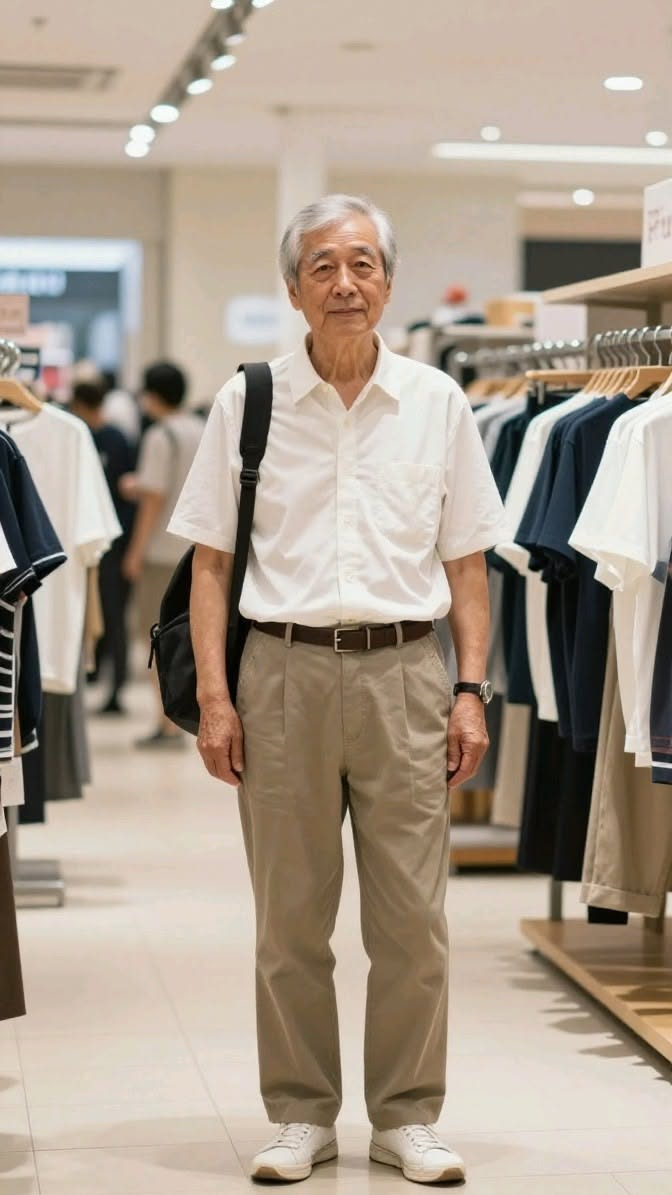
#> input picture data/pinterest-images/0486a67d21a3376b92fef7ee5f91d012.jpg, 672 x 1195 px
$ python depth_layers.py ../../data/pinterest-images/0486a67d21a3376b92fef7ee5f91d012.jpg out.png
#> lines starting #> are read from the running program, lines starting #| are printed output that depends on the picture; after the words box and inside, x2 and y2 are one past the last pixel; in counts of white or black regions, pixels touching at a corner belong together
# 深度分层脚本 v1.1(1.65m机位版) — 轻量空间模式素材生产工具
# 用法:python depth_layers.py <全景图.jpg> <输出目录>
# 输出:fg.png fg_depth.png mg.png mg_depth.png bg.png bg_depth.png hotspots.json
import sys, os, json
import numpy as np
from PIL import Image, ImageFilter

CAM_HEIGHT_M = 1.65  # 机位高(用户裁定1.55-1.80默认1.65)

def depth_layers(img_path, out_dir):
#> called with out_dir = 'out.png'
    im = Image.open(img_path).convert("RGB")
#> im is the input picture: PIL image 672x1195 RGB; mean R, G, B 169.5, 155.8, 140.9
    W, H = im.size
    a = np.asarray(im).astype(np.float32)
    os.makedirs(out_dir, exist_ok=True)
    # 1.深度估计(单目启发式:垂直梯度+亮度+饱和度融合)
    gray = a.mean(2)
    # 垂直位置先验(下半=近,上半=远,地面透视)
    vy = np.linspace(1.0, 0.0, H)[:, None] * np.ones((1, W))
    # 局部对比度=细节丰富度(近景细节多)
    sat = a.max(2) - a.min(2) + 1
    detail = np.abs(np.diff(gray, axis=0, prepend=gray[:1]))
    detail = np.cumsum(detail, axis=0)
    detail = detail / (detail.max() + 1e-6)
    # 深度=加权融合(0-1,1=远)
    depth = 0.55 * (1 - vy) + 0.25 * (1 - detail) + 0.20 * (gray / 255)
    depth = np.clip(depth, 0, 1)
    depth_img = (depth * 255).astype(np.uint8)
    # v1.2优化:对比度拉伸(动态范围扩全)+去噪+边缘保持平滑(中值+轻高斯)
    depth_n = (depth - depth.min()) / (depth.max() - depth.min() + 1e-6)
    dimg = Image.fromarray((depth_n * 255).astype(np.uint8)).filter(ImageFilter.MedianFilter(3))
    dimg = dimg.filter(ImageFilter.GaussianBlur(2))
    depth_s = np.asarray(dimg).astype(np.float32) / 255
    # 2.三段切分(bg>0.66 / mg 0.33-0.66 / fg<0.33)
    bg_m = depth_s > 0.66
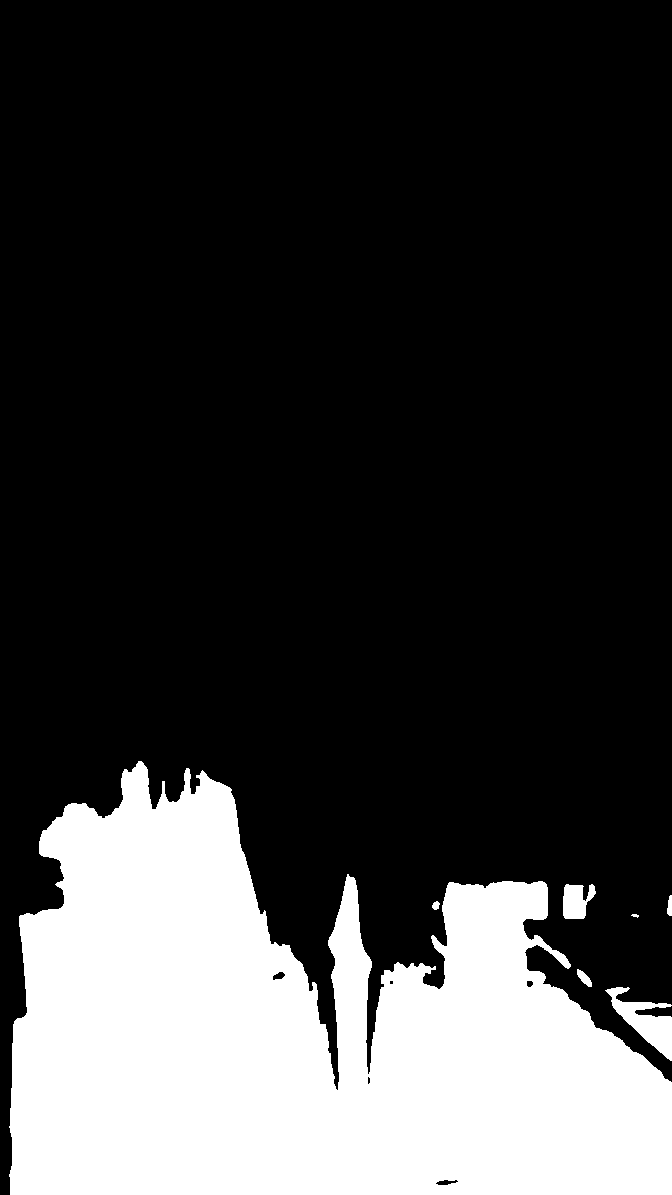
#> bg_m: shape (1195, 672) bool; 23.5% white; 7 white regions, largest, box (x1, y1, x2, y2) and area: (9, 761, 672, 1195) 186065, (605, 987, 672, 1061) 1911, (563, 884, 596, 919) 824
    fg_m = depth_s < 0.33
#> fg_m: shape (1195, 672) bool; 34.5% white; 40 white regions (6 under 20 px), largest, box (x1, y1, x2, y2) and area: (0, 0, 672, 712) 242832, (0, 422, 64, 737) 8728, (0, 266, 127, 365) 7319
    mg_m = ~(bg_m | fg_m)
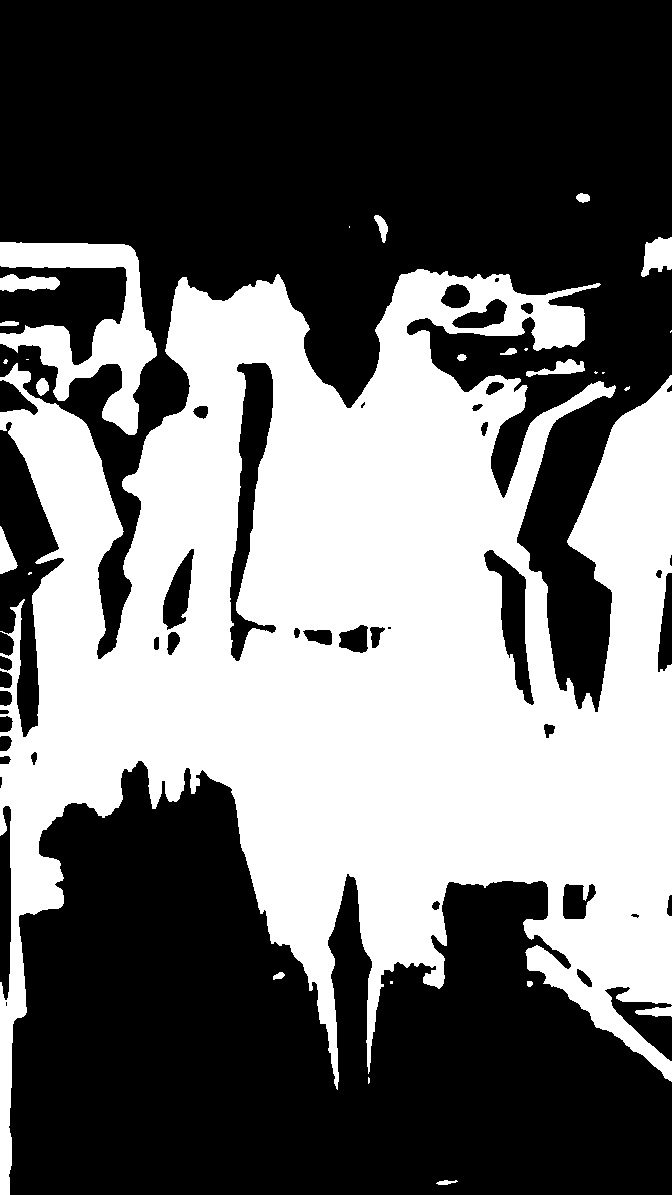
#> mg_m: shape (1195, 672) bool; 42% white; 27 white regions (11 under 20 px), largest, box (x1, y1, x2, y2) and area: (0, 269, 672, 1195) 322212, (0, 242, 157, 435) 11134, (641, 237, 672, 277) 857
    # 3.层图(每层抠出,其余透明)
    for name, mask in [("fg", fg_m), ("mg", mg_m), ("bg", bg_m)]:
        rgba = np.dstack([a.astype(np.uint8), (mask * 255).astype(np.uint8)])
        Image.fromarray(rgba, "RGBA").save(os.path.join(out_dir, f"{name}.png"))
        # 层深度(该层的深度图,8bit)
        ld = (depth_s * 255).astype(np.uint8)
        Image.fromarray(ld).save(os.path.join(out_dir, f"{name}_depth.png"))
#> this loop made 3 passes
#> name on passes 1 to 3: 'fg', 'mg', 'bg'
#> pass 1, in depth_layers, `rgba = np.dstack([a.astype(np.uint8), (mask * 255).astype(np.uint8)])`:
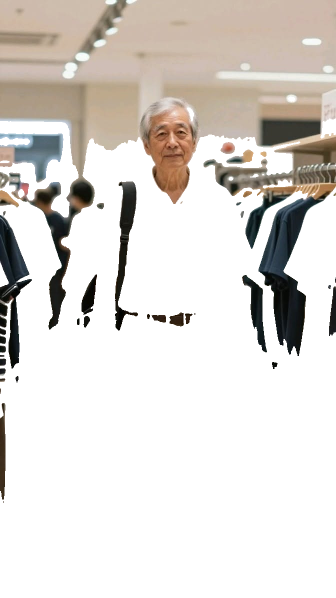
#> rgba: shape (1195, 672, 4) (shown at 1/2 size); mean R, G, B, A 169.5, 155.8, 140.9, 87.9; transparent parts drawn white
#> pass 3, in depth_layers, `rgba = np.dstack([a.astype(np.uint8), (mask * 255).astype(np.uint8)])`:
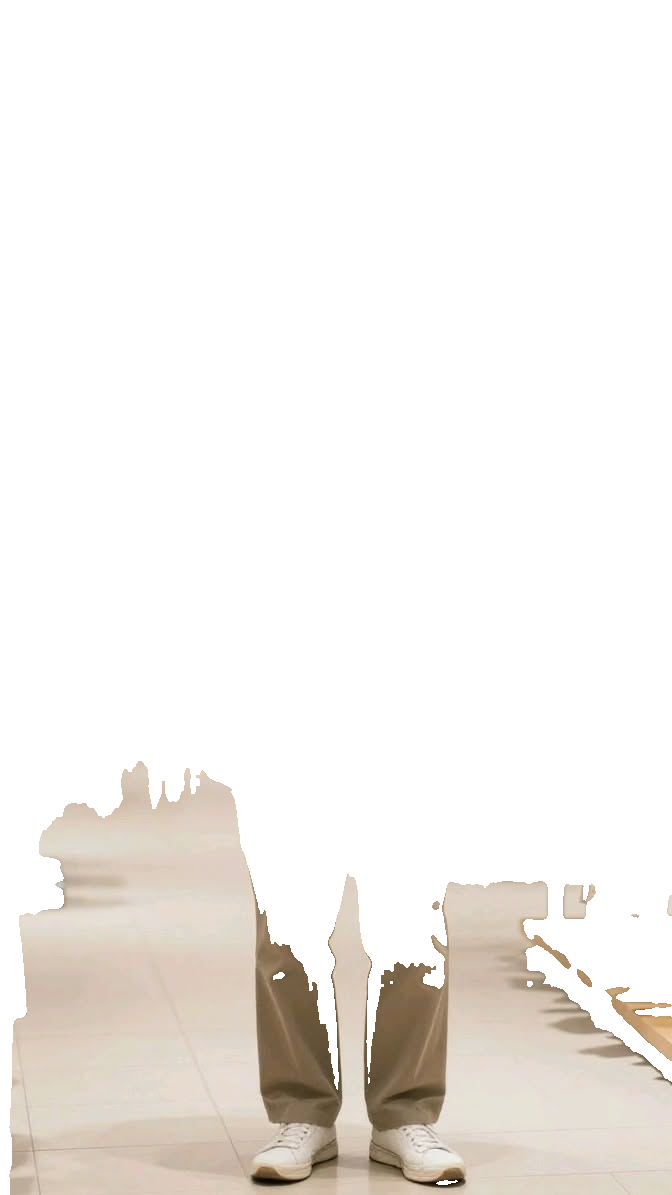
#> rgba: shape (1195, 672, 4); mean R, G, B, A 169.5, 155.8, 140.9, 60; transparent parts drawn white
    # 4.热点(简单网格:4角+中心,深度中值排序)
    pts = []
    for cx, cy in [(0.25, 0.6), (0.75, 0.6), (0.5, 0.5), (0.15, 0.5), (0.85, 0.5)]:
        x, y = int(cx * W), int(cy * H)
        d = float(depth_s[y, x])
        pts.append({"u": cx, "v": cy, "depth": round(d, 3),
                    "meters_est": round(1.0 + (1 - d) * 8.0, 2),  # 1-9m粗估
                    "jump_to": None})
#> this loop made 5 passes
#> d on passes 1 to 5: 0.435, 0.482, 0.569, 0.337, 0.224
#> after the loop, pts = 5 items
    meta = {"camera_height_m": CAM_HEIGHT_M, "width": W, "height": H,
            "method": "heuristic-v1.1(垂直先验+细节+亮度融合)",
            "hotspots": pts}
    json.dump(meta, open(os.path.join(out_dir, "hotspots.json"), "w"), ensure_ascii=False, indent=1)
    print(f"分层完成: {W}x{H} | fg {(fg_m.mean()*100):.0f}% mg {(mg_m.mean()*100):.0f}% bg {(bg_m.mean()*100):.0f}%")
#| 分层完成: 672x1195 | fg 34% mg 42% bg 24%
    return out_dir

if __name__ == "__main__":
    src = sys.argv[1] if len(sys.argv) > 1 else None
    out = sys.argv[2] if len(sys.argv) > 2 else r"B:\mode\models\body3d\lightweight_out"
    if src and os.path.exists(src):
        depth_layers(src, out)
    else:
        # 自测:合成全景(渐变天空+地面)
        W, H = 2048, 1024
        test = np.zeros((H, W, 3), np.uint8)
        test[:H//2] = [135, 180, 220]  # 天
        test[H//2:] = [110, 100, 90]   # 地
        for i in range(H//2, H):
            test[i] = np.clip(test[i] * (1 + (i - H//2) / H), 0, 255)
        tmp = os.path.join(os.environ.get("TEMP", "/tmp"), "test_pano.jpg")
        Image.fromarray(test).save(tmp)
        depth_layers(tmp, out)
        print("自测全景:", tmp)

$ run again, on data/pinterest-images/0c312be035ff3b9b91729f8be9bd8c7f.jpg
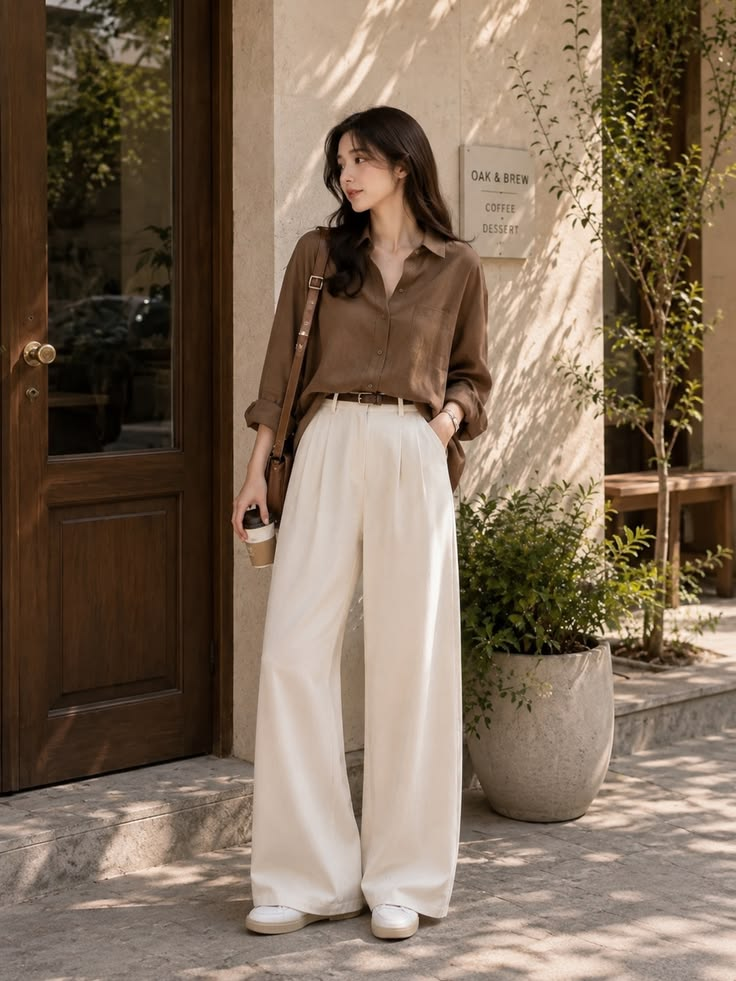
#> input picture data/pinterest-images/0c312be035ff3b9b91729f8be9bd8c7f.jpg, 736 x 981 px
#> in depth_layers, im is the input picture: PIL image 736x981 RGB; mean R, G, B 125.7, 106.9, 88.3
#> in depth_layers, `bg_m = depth_s > 0.66`:
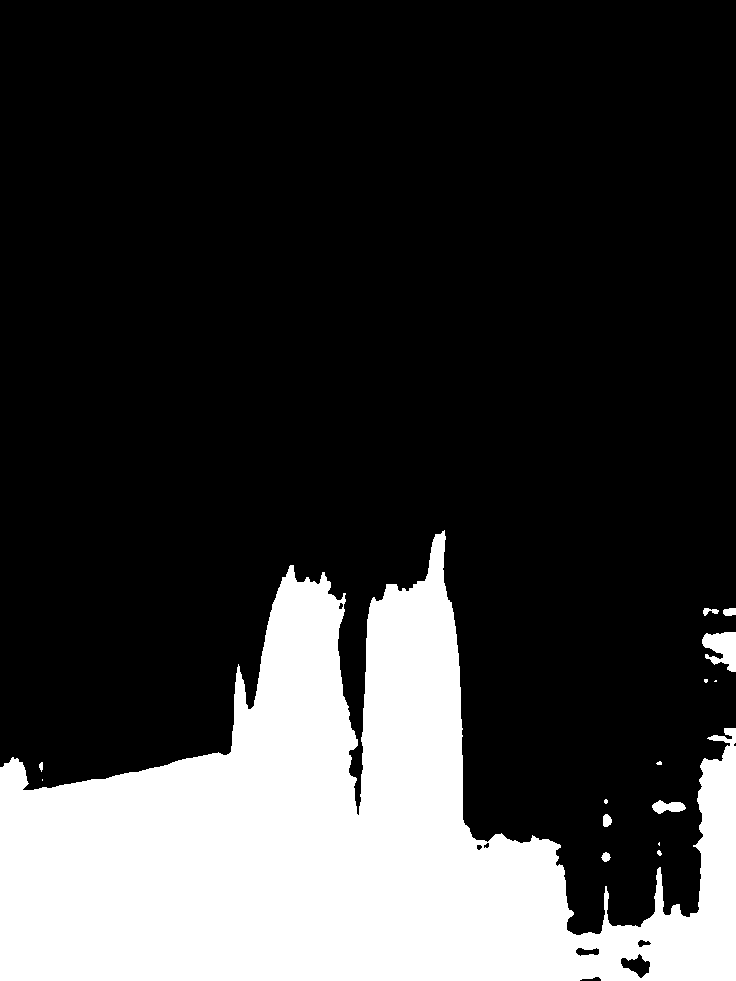
#> bg_m: shape (981, 736) bool; 22.8% white; 15 white regions (6 under 20 px), largest, box (x1, y1, x2, y2) and area: (0, 530, 736, 981) 163221, (702, 632, 736, 672) 902, (652, 800, 686, 814) 300
#> fg_m: shape (981, 736) bool; 35.3% white; 28 white regions (8 under 20 px), largest, box (x1, y1, x2, y2) and area: (0, 0, 736, 474) 249950, (671, 490, 701, 556) 1351, (609, 495, 656, 537) 1229
#> mg_m: shape (981, 736) bool; 41.9% white; 31 white regions (14 under 20 px), largest, box (x1, y1, x2, y2) and area: (0, 147, 736, 935) 298995, (379, 209, 410, 294) 1474, (621, 954, 650, 978) 366
#> the loop in depth_layers, `for name, mask in [("fg", fg_m), ("mg", mg_m), ("bg", bg_m)]:` made 3 passes
#> name on passes 1 to 3: 'fg', 'mg', 'bg'
#> pass 3, in depth_layers, `rgba = np.dstack([a.astype(np.uint8), (mask * 255).astype(np.uint8)])`:
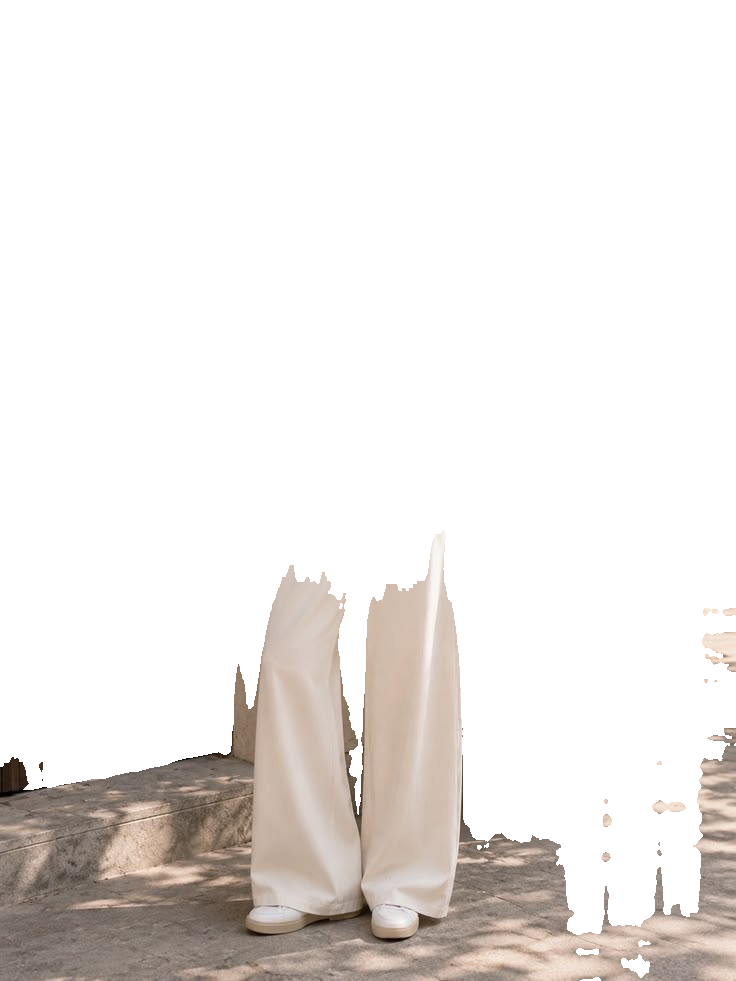
#> rgba: shape (981, 736, 4); mean R, G, B, A 125.7, 106.9, 88.3, 58.2; transparent parts drawn white
#> the loop in depth_layers, `for cx, cy in [(0.25, 0.6), (0.75, 0.6), (0.5, 0.5), (0.15, 0.5), (0.8..` made 5 passes
#> d on passes 1 to 5: 0.518, 0.392, 0.561, 0.38, 0.408
#> after the loop in depth_layers, `for cx, cy in [(0.25, 0.6), (0.75, 0.6), (0.5, 0.5), (0.15, 0.5), (0.8..`: pts = 5 items
#| 分层完成: 736x981 | fg 35% mg 42% bg 23%
